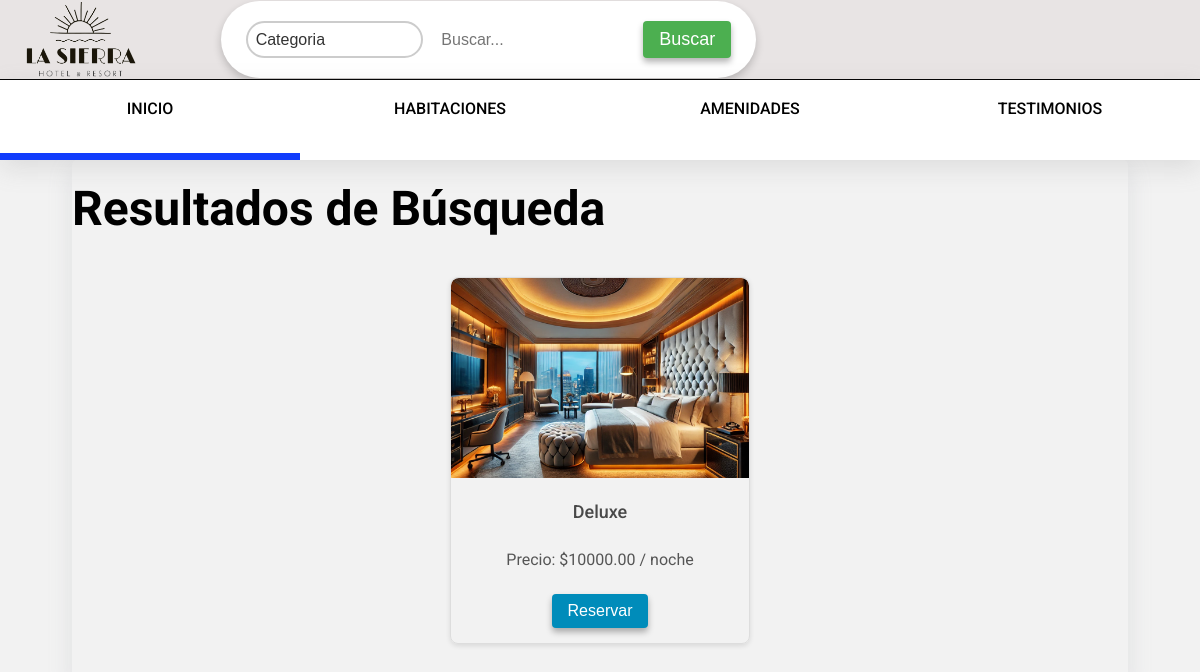
/buscar.php?tipo=Deluxe, run on the app's committed database.
### tables this page shows
CREATE TABLE `habitaciones` (
  `id_habitacion` int(11) NOT NULL,
  `tipo` enum('Sencilla','Doble','Deluxe','Ejecutiva','Presidencial') NOT NULL,
  `descripcion` text DEFAULT NULL,
  `capacidad` int(11) NOT NULL CHECK (`capacidad` > 0),
  `precio` decimal(10,2) NOT NULL CHECK (`precio` >= 0),
  `disponibles` int(11) NOT NULL CHECK (`disponibles` >= 0),
  `imagen` varchar(255) DEFAULT NULL
);

### GestorBaseDatos.php (called while the page is built, shortened)
<?php
function buscarHabitaciones($conexion, $tipo = '', $keywords = ''){
    $consulta = "SELECT * FROM habitaciones WHERE 1=1";
    $params = [];
    if (!empty($tipo)) {
        $consulta .= " AND tipo = ?";
        $params[] = $tipo;
    }
    $stmt = mysqli_prepare($conexion, $consulta);
    if (!empty($params)) {
        $types = str_repeat('s', count($params));
        mysqli_stmt_bind_param($stmt, $types, ...$params);
    }
    if (!mysqli_stmt_execute($stmt)) {
        throw new Exception("Error en la ejecución de la sentencia: " . mysqli_stmt_error($stmt));
    }
    $resultado = mysqli_stmt_get_result($stmt);
    $habitaciones = [];
    while ($fila = mysqli_fetch_assoc($resultado)) {
        $habitaciones[] = $fila;
    }
    return $habitaciones;
}
?>

### buscar.php (the view, shortened to what this page needs)
<?php
require_once __DIR__ . '/GestorBaseDatos.php';
try {
    $conexion = abrirConexion();
    $tipo = isset($_GET['tipo']) ? trim($_GET['tipo']) : '';
    $keywords = isset($_GET['keywords']) ? trim($_GET['keywords']) : '';
    if (!empty($tipo) || !empty($keywords)) {
        $habitaciones = buscarHabitaciones($conexion, $tipo, $keywords);
    } else {
        header("Location: index.php");
        exit;
    }
} catch (Exception $e) {
    error_log($e->getMessage());
    $habitaciones = [];
    $error = "Ocurrió un error al realizar la búsqueda. Por favor, inténtalo nuevamente.";
}
?>
<!DOCTYPE html>
<html lang="es">
<head>
    <link rel="stylesheet" href="style/navigator.css">
    <link rel="stylesheet" href="style/general.css">
    <link rel="stylesheet" href="style/font-section.css">
    <link rel="stylesheet" href="style/content.css">
    <link rel="stylesheet" href="style/content-home.css">
    <link rel="stylesheet" href="style/content-services.css">
    <link rel="stylesheet" href="style/content-amenities.css">
    <link rel="stylesheet" href="style/content-testimonial.css">
</head>
<body>
    <nav class="navbar">
        <a href="index.php#inicio"><img src="img/logo.png" alt="Logo del Hotel" height="50"></a>
        <div class="search-container">
            <form action="buscar.php" method="GET">
                <select id="tipo" name="tipo">
                    <option value="" selected>Categoria</option>
                </select>
                <input type="text" name="keywords" placeholder="Buscar..."
                    value="<?php echo isset($_GET['keywords']) ? htmlspecialchars($_GET['keywords']) : ''; ?>">
                <button type="submit">Buscar</button>
            </form>
        </div>
        <a href="admin/admin.php" class="admin-panel">
            <lord-icon src="https://cdn.lordicon.com/exymduqj.json" trigger="hover"
                style="width: 60%;height:80%;"></lord-icon>
        </a>
        <a href="sesion/ingreso.php">
            <lord-icon src="https://cdn.lordicon.com/kdduutaw.json" trigger="hover" state="hover-looking-around"
                colors="primary:#121331,secondary:#109173" style="width:70%;height:80%"></lord-icon>
        </a>
    </nav>
    <nav id="menu">
        <a href="index.php#habitaciones">Inicio</a>
        <a href="index.php#servicios">Habitaciones</a>
        <a href="index.php#galeria">Amenidades</a>
        <a href="index.php#contacto">Testimonios</a>
        <span class="indicador" id="indicador"></span>
    </nav>
    <div class="secciones">
        <div class="seccion" id="servicios">
            <div class="card" class="card-container">
                <h1>Resultados de Búsqueda</h1>
                <div class="habitaciones-navegacion">
                    <?php if (!empty($habitaciones)): ?>
                        <?php foreach ($habitaciones as $habitacion): ?>
                            <div class="room-container"
                                onmouseover="fetchRoomDetails(<?php echo $habitacion['id_habitacion']; ?>)">
                                <div class="habitacion">
                                    <img src="Habitaciones/imagenes/<?php echo htmlspecialchars($habitacion['imagen']); ?>"
                                        alt="Habitación <?php echo htmlspecialchars($habitacion['tipo']); ?>">
                                    <div class="habitacion-info">
                                        <p class="descripcion"><?php echo htmlspecialchars($habitacion['tipo']); ?></p>
                                        <p class="precio">Precio: $<?php echo htmlspecialchars($habitacion['precio']); ?> /
                                            noche</p>
                                        <button class="btn-reservar">Reservar</button>
                                    </div>
                                </div>
                            </div>
                        <?php endforeach; ?>
                    <?php else: ?>
                        <p>No hay habitaciones disponibles que coincidan con tu búsqueda.</p>
                    <?php endif; ?>
                </div>
            </div>
        </div>
    </div>
</body>
</html>

### style/navigator.css (style rules this page uses)
nav { background: #fff; height: 80px; box-shadow: rgba(134, 134, 134, 0.2) 0px 8px 24px; display: flex; position: sticky; overflow: hidden; }
nav a img { position: absolute; margin: 5px 40px 0 0; height: 100%; }
nav a { flex: 1; height: 70%; text-transform: uppercase; display: flex; align-items: center; justify-content: center; text-align: center; color: #000; transition: .2s ease-in-out all; font-weight: 500; }
.indicador { width: 0px; height: 7px; background: #113cfc; position: absolute; bottom: 0; transition: .3s ease-out all; }
.navbar { display: flex; justify-content: space-around; align-items: center; position: relative; width: 100%; background-color: rgba(215, 206, 206, 0.4); color: white; font-size: 18px; transition: background-color 0.3s ease; border-bottom: 1.75px solid black; }
.navbar a { color: white; text-decoration: none; }
form { display: flex; align-items: center; background-color: #fff; border-radius: 5px; box-shadow: 0 4px 8px rgba(0, 0, 0, 0.2); padding: 20px 25px; width: 96%; border-radius: 50px; }
form input { border: none; outline: none; padding: 10px; flex-grow: 1; font-size: 16px; color: #333; }
form button { border-radius: 50px; background: linear-gradient(90deg, rgb(59, 70, 57) 36%); }

### style/general.css (style rules this page uses)
html { scroll-behavior: smooth; }
* { padding: 0; margin: 0; box-sizing: border-box; }
body { background: #f2f2f2; font-family: 'Roboto', sans-serif; }
a { text-decoration: none; }
.seccion .card { width: 100%; height: 80%; border-radius: 5px; box-shadow: rgba(149, 157, 165, 0.2) 0px 8px 24px; }
.navbar a { color: white; text-decoration: none; }
form button::before { position: absolute; top: 50%; left: 50%; width: 300%; height: 300%; background: rgba(0, 73, 55, 0.2); border-radius: 50%; transform: translate(-50%, -50%) scale(0); transition: transform 1.8s ease; }
form select { width: 100%; height: 30%; padding: 12px 20px; border: 2px solid #ccc; border-radius: 25px; background-color: #fff; color: #333; font-size: 16px; cursor: pointer; appearance: none; transition: border-color 0.3s ease, box-shadow 0.3s ease, background-color 0.3s ease; }
h1 { font-size: 2.5em; margin: 20px 0; }
p { font-size: 1.2em; margin-bottom: 30px; }
h1 { font-size: 2em; margin-bottom: 10px; }
p { font-size: 1.2em; margin-bottom: 20px; }
button { padding: 10px 20px; font-size: 1em; border: none; border-radius: 5px; background-color: #109173; color: white; cursor: pointer; transition: background-color 0.3s ease, transform 0.2s ease; box-shadow: 0 4px 6px rgba(0, 0, 0, 0.3); }

### style/content.css (style rules this page uses)
.seccion { width: 88%; height: 80vh; margin: auto; display: flex; flex-direction: column; align-items: center; justify-content: center; }
.seccion h1 { font-size: 48px; }
.seccion p { line-height: 38px; color: #494949; font-size: 20px; }
.seccion img { width: 100%; vertical-align: top; }

### style/content-services.css (style rules this page uses)
.habitaciones-navegacion { display: flex; align-items: center; justify-content: center; margin: 20px 0; }
.habitacion { position: absolute; top: 0; left: 0; width: 100%; height: 100%; opacity: 0; transition: opacity 0.5s ease; z-index: 0; display: flex; flex-direction: column; align-items: center; font-size: 1.2rem; color: #333; }
.habitacion.active { opacity: 1; z-index: 1; }
.habitacion img { width: 100%; height: 50%; object-fit:fill; border-top-left-radius: 8px; border-top-right-radius: 8px; }
.habitacion-info { width: 100%; padding: 15px; text-align: center; box-sizing: border-box; }
.descripcion { font-size: 1.2rem; font-weight: bold; margin-bottom: 5px; }
.precio { font-size: 1rem; color: #666; margin-bottom: 10px; }
.btn-reservar { padding: 8px 16px; background-color: #007BFF; color: #fff; border: none; border-radius: 4px; cursor: pointer; font-size: 1rem; transition: background-color 0.3s ease; }

### data on the page
habitaciones: imagen+tipo (picture), tipo "Deluxe", precio "10000.00"
